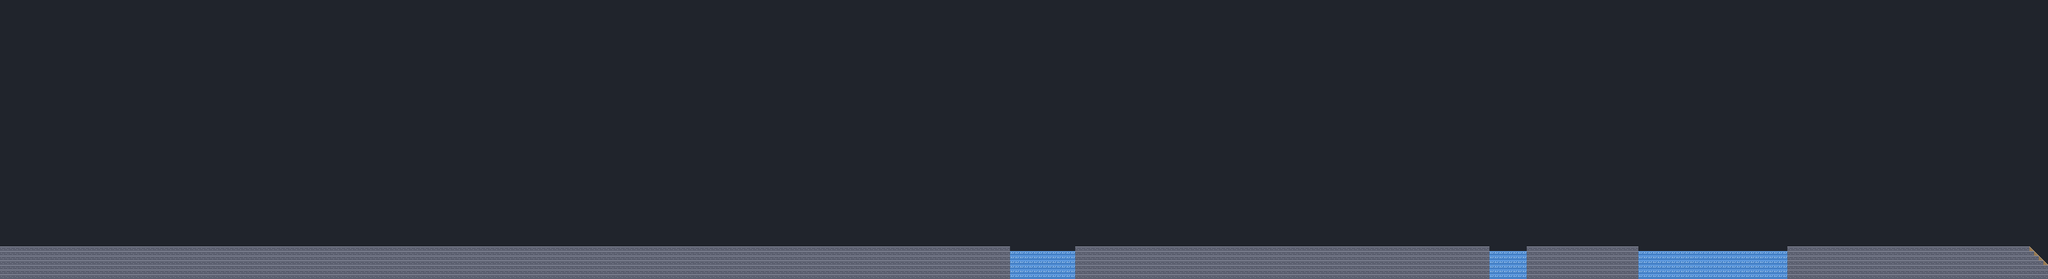

This is a level from a 2D game, rendered from its Tiled map with the project's own tilesets. A one-line summary and the map file follow, with tile-layer data summarised:
An orthogonal 440x60 tile map with 8x8 px tiles, 1 tile layer (terrain) and 308 objects (154x props, 102x bones, 29x hints, 8x lamps, 5x secrets, ...).

<map version="1.8" tiledversion="1.8.2" orientation="orthogonal" renderorder="right-down" width="440" height="60" tilewidth="8" tileheight="8" infinite="0" backgroundcolor="#20242c" nextlayerid="9" nextobjectid="311">
 <editorsettings>
  <export target="../riverwalk/level/tiled/downtown_tall.lua" format="lua" />
 </editorsettings>
 <properties>
  <property name="movers" value="{}" />
  <property name="art" value="town" />
  <property name="ballBack" value="THE BALL IS BY THE STATUE!" />
  <property name="ballHomeAtLamps" type="bool" value="true" />
  <property name="foot" type="int" value="424" />
  <property name="greyStyle" value="town" />
  <property name="intro" value="{ &quot;LEVEL 3&quot;, &quot;DOWNTOWN&quot;, &quot;A CAT SITS ON THE BALL!&quot; }" />
  <property name="name" value="DOWNTOWN" />
  <property name="number" type="int" value="3" />
  <property name="outro" value="{ &quot;A SEAGULL TOOK THE BALL!&quot; }" />
  <property name="pickupSay" value="BRING ME THE BALL!" />
  <property name="scenery" value="greybox" />
  <property name="time" type="int" value="300" />
  <property name="title" value="Pepper: Downtown, tall" />
 </properties>
 <tileset firstgid="1" name="terrain" tilewidth="8" tileheight="8" tilecount="4" columns="4">
  <image source="terrain.png" width="32" height="8" />
  <tile id="0">
   <properties>
    <property name="char" value="#" />
    <property name="what" value="solid" />
   </properties>
  </tile>
  <tile id="1">
   <properties>
    <property name="char" value="~" />
    <property name="what" value="water" />
   </properties>
  </tile>
  <tile id="2">
   <properties>
    <property name="char" value="/" />
    <property name="what" value="slope up to the right" />
   </properties>
  </tile>
  <tile id="3">
   <properties>
    <property name="char" value="\" />
    <property name="what" value="slope down to the right" />
   </properties>
  </tile>
 </tileset>
 <layer id="1" name="terrain" width="440" height="60">
  <data>[26400 cells, 3020 non-empty, 3 distinct tile ids]</data>
 </layer>
 <objectgroup id="2" name="props" color="#ffa040" draworder="index">
  <!-- 154 objects omitted --></objectgroup>
 <objectgroup id="3" name="zones" color="#ff4060" draworder="index">
  <!-- 9 objects omitted --></objectgroup>
 <objectgroup id="4" name="movers" color="#40c0ff" draworder="index">
 </objectgroup>
 <objectgroup id="5" name="critters" color="#c060ff" draworder="index">
  <!-- 2 objects omitted --></objectgroup>
 <objectgroup id="6" name="lamps" color="#ffe040" draworder="index">
  <!-- 8 objects omitted --></objectgroup>
 <objectgroup id="7" name="bones" color="#ffffff" draworder="index">
  <!-- 102 objects omitted --></objectgroup>
 <objectgroup id="8" name="story" color="#40ff80" draworder="index">
  <!-- 33 objects omitted --></objectgroup>
</map>
<!-- 308 of 308 objects omitted -->
